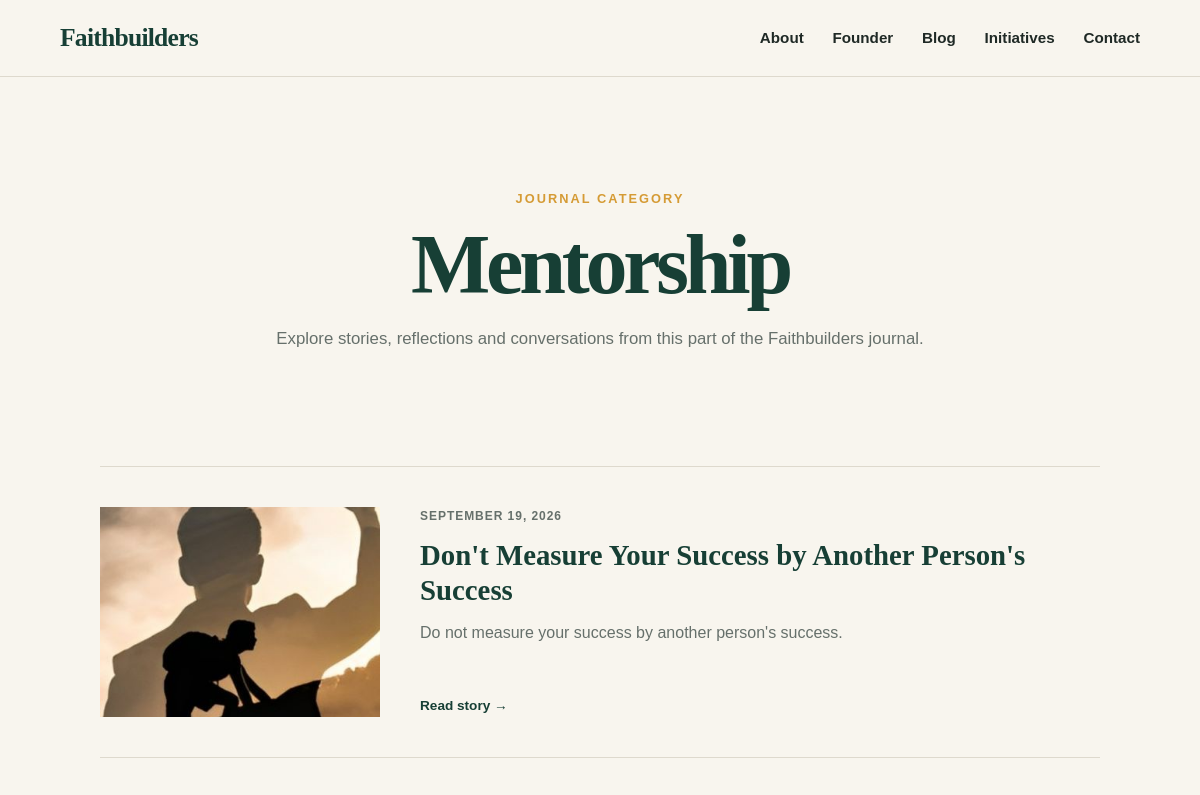
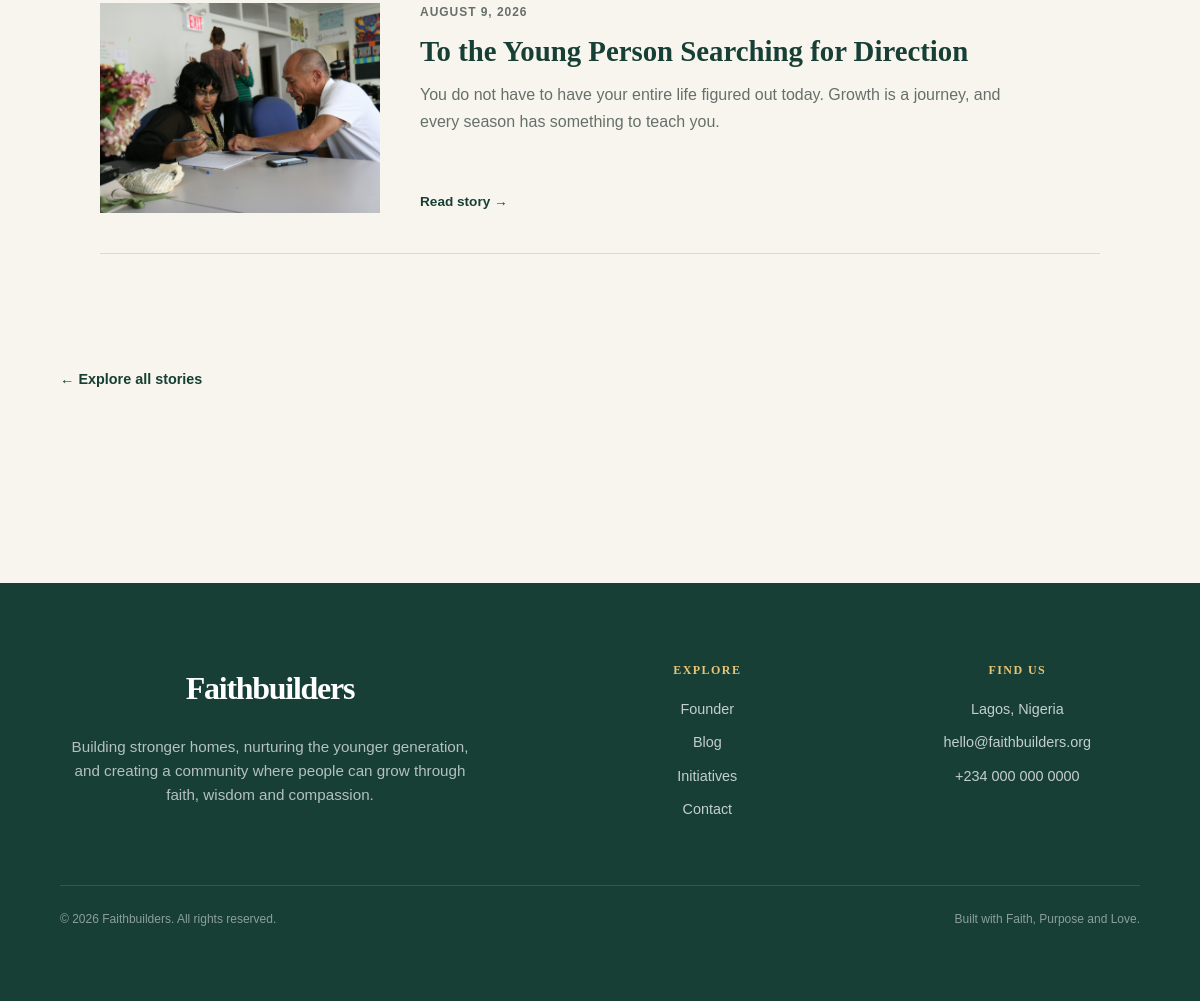
Page /blog/category/mentorship/ on the committed database (2 pictures, top to bottom).
### blog/models.py (models this page shows, shortened)
class TimeStampedModel(models.Model):
    created_at = models.DateTimeField(
        auto_now_add=True
    )
    updated_at = models.DateTimeField(
        auto_now=True
    )
    class Meta:
        abstract = True

class Category(TimeStampedModel):
    name = models.CharField(
        max_length=100
    )
    slug = models.SlugField(
        unique=True,
        blank=True
    )
    description = models.TextField(
        blank=True
    )
    class Meta:
        verbose_name = "Category"
        verbose_name_plural = "Categories"

class Post(TimeStampedModel):
    STATUS_CHOICES = (
        ("draft", "Draft"),
        ("published", "Published"),
    )
    title = models.CharField(
        max_length=200
    )
    slug = models.SlugField(
        unique=True,
        blank=True
    )
    excerpt = models.TextField(
        blank=True
    )
    body = models.TextField()
    featured_image = models.ImageField(
        upload_to="posts/",
        blank=True
    )
    categories = models.ManyToManyField(
    Category,
    related_name="posts"
    )
    series = models.ForeignKey(
        Series,
        on_delete=models.SET_NULL,
        related_name="posts",
        null=True,
        blank=True
    )
    series_order = models.PositiveIntegerField(
        null=True,
        blank=True
    )
    author = models.ForeignKey(
        "core.TeamMember",
        on_delete=models.SET_NULL,
        null=True,
        blank=True
    )
    youtube_url = models.URLField(
        blank=True
    )
    is_featured = models.BooleanField(
        default=False
    )
    featured_order = models.PositiveIntegerField(
        default=0
    )
    status = models.CharField(
        max_length=20,
        choices=STATUS_CHOICES,
        default="draft"
    )
    published_date = models.DateTimeField(
        null=True,
        blank=True
    )
    seo_title = models.CharField(
        max_length=200,
        blank=True
    )
    seo_description = models.TextField(
        blank=True
    )
    class Meta:
        verbose_name = "Post"
        verbose_name_plural = "Posts"
        constraints = [
        models.UniqueConstraint(
            fields=[
                "series",
                "series_order",
            ],
            name="unique_series_post_order",
        )
    ]

### blog/views.py (the view)
# urls.py: path("category/<slug:slug>/", views.CategoryPostListView.as_view(), name="category_posts"),
class CategoryPostListView(ListView):
    model = Post
    template_name = "blog/category_posts.html"
    context_object_name = "posts"
    def get_queryset(self):
        return Post.objects.filter(
            categories__slug=self.kwargs["slug"],
            status="published"
        ).order_by(
            "-published_date"
        )
    def get_context_data(self, **kwargs):
        context = super().get_context_data(**kwargs)
        context["category"] = Category.objects.get(
            slug=self.kwargs["slug"]
        )
        return context

### templates/blog/category_posts.html (shortened to what this page needs)
{% extends "base.html" %}
{% block content %}
<section class="category-page">
    <header class="category-header">
        <div class="container">
            <p class="section-eyebrow">
                Journal Category
            </p>
            <h1>
                {{ category.name }}
            </h1>
            <p>
                Explore stories, reflections and conversations
                from this part of the Faithbuilders journal.
            </p>
        </div>
    </header>
    <section class="category-posts">
        <div class="container">
            {% if posts %}
                <div class="category-posts-list">
                    {% for post in posts %}
                        <article class="category-post">
                            {% if post.featured_image %}
                                <a
                                    href="{% url 'blog:post_detail' post.slug %}"
                                    class="category-post-image"
                                >
                                    <img
                                        src="{{ post.featured_image.url }}"
                                        alt="{{ post.title }}"
                                    >
                                </a>
                            {% endif %}
                            <div class="category-post-content">
                                <p class="post-meta">
                                    {{ post.published_date|date:"F j, Y" }}
                                </p>
                                <h2>
                                    <a
                                        href="{% url 'blog:post_detail' post.slug %}"
                                    >
                                        {{ post.title }}
                                    </a>
                                </h2>
                                {% if post.excerpt %}
                                    <p>
                                        {{ post.excerpt }}
                                    </p>
                                {% endif %}
                                <a
                                    href="{% url 'blog:post_detail' post.slug %}"
                                    class="read-more"
                                >
                                    Read story →
                                </a>
                            </div>
                        </article>
                    {% endfor %}
                </div>
            {% endif %}
        </div>
    </section>
    <section class="category-footer">
        <div class="container">
            <a
                href="{% url 'blog:post_list' %}"
                class="text-link"
            >
                ← Explore all stories
            </a>
        </div>
    </section>
</section>
{% endblock %}

### static/css/style.css (style rules this page uses)
:root { --color-primary: #173f35; --color-primary-dark: #0f2d26; --color-accent: #d59b35; --color-accent-light: #e8c477; --color-background: #f8f5ee; --color-surface: #ffffff; --color-text: #1f2925; --color-text-muted: #66706b; --color-border: #ded9cd; --font-heading: Georgia, serif; --font-body: Arial, sans-serif; --container-width: 1180px; --radius-small: 8px; --radius-medium: 16px; --radius-large: 28px; }
* { box-sizing: border-box; margin: 0; padding: 0; }
html { scroll-behavior: smooth; }
body { background-color: var(--color-background); color: var(--color-text); font-family: var(--font-body); line-height: 1.6; min-height: 100vh; }
h1, h2, h3, h4, h5, h6 { font-family: var(--font-heading); line-height: 1.2; color: var(--color-primary-dark); }
h1 { font-size: clamp(2.8rem, 7vw, 5.5rem); }
h2 { font-size: clamp(2rem, 4vw, 3.2rem); }
p { color: var(--color-text-muted); }
.container { width: min( 90%, var(--container-width) ); margin-inline: auto; }
a { color: inherit; text-decoration: none; }
section { scroll-margin-top: 100px; }
.section-eyebrow { margin-bottom: 1rem; color: var(--color-accent); font-size: 0.8rem; font-weight: 700; letter-spacing: 0.16em; text-transform: uppercase; }
.text-link { display: inline-flex; align-items: center; gap: 0.5rem; color: var(--color-primary); font-size: 0.9rem; font-weight: 700; white-space: nowrap; }
.post-meta { margin-bottom: 0.75rem; color: var(--color-text-muted); font-size: 0.75rem; font-weight: 700; letter-spacing: 0.08em; text-transform: uppercase; }
.read-more { margin-top: auto; color: var(--color-primary); font-size: 0.85rem; font-weight: 700; }
.category-header { padding-block: 7rem 5rem; text-align: center; }
.category-header .container { max-width: 800px; }
.category-header h1 { margin-bottom: 1.25rem; color: var(--color-primary); font-size: clamp( 3rem, 7vw, 5.5rem ); line-height: 0.95; letter-spacing: -0.05em; }
.category-header p:not(.section-eyebrow) { max-width: 650px; margin-inline: auto; color: var(--color-text-muted); font-size: 1.05rem; line-height: 1.7; }
.category-posts { padding-block: 2rem 7rem; }
.category-posts-list { max-width: 1000px; margin-inline: auto; }
.category-post { display: grid; grid-template-columns: 280px minmax(0, 1fr); gap: 2.5rem; padding-block: 2.5rem; border-top: 1px solid var(--color-border); }
.category-post:last-child { border-bottom: 1px solid var(--color-border); }
.category-post-image { display: block; aspect-ratio: 4 / 3; overflow: hidden; }
.category-post-image img { width: 100%; height: 100%; display: block; object-fit: cover; transition: transform 0.4s ease; }
.category-post-content { display: flex; flex-direction: column; align-items: flex-start; }
.category-post-content h2 { margin-bottom: 0.75rem; color: var(--color-primary); font-size: 1.8rem; line-height: 1.2; }
.category-post-content h2 a { color: inherit; transition: color 0.25s ease; }
.category-post-content > p:not(.post-meta) { max-width: 600px; margin-bottom: 1.25rem; color: var(--color-text-muted); line-height: 1.7; }
.category-footer { padding-block: 0 6rem; }
.text-link { color: var(--color-primary); font-size: 0.9rem; font-weight: 700; }

### rows in the picture
Category: name "Mentorship"
Post: featured_image (picture), published_date "SEPTEMBER 19, 2026", title "Don't Measure Your Success by Another Person's Success", excerpt "Do not measure your success by another person's success."
Post: featured_image (picture), published_date "AUGUST 9, 2026", title "To the Young Person Searching for Direction", excerpt "You do not have to have your entire life figured out today. Growth is a journey, and every season has something to teach you."
